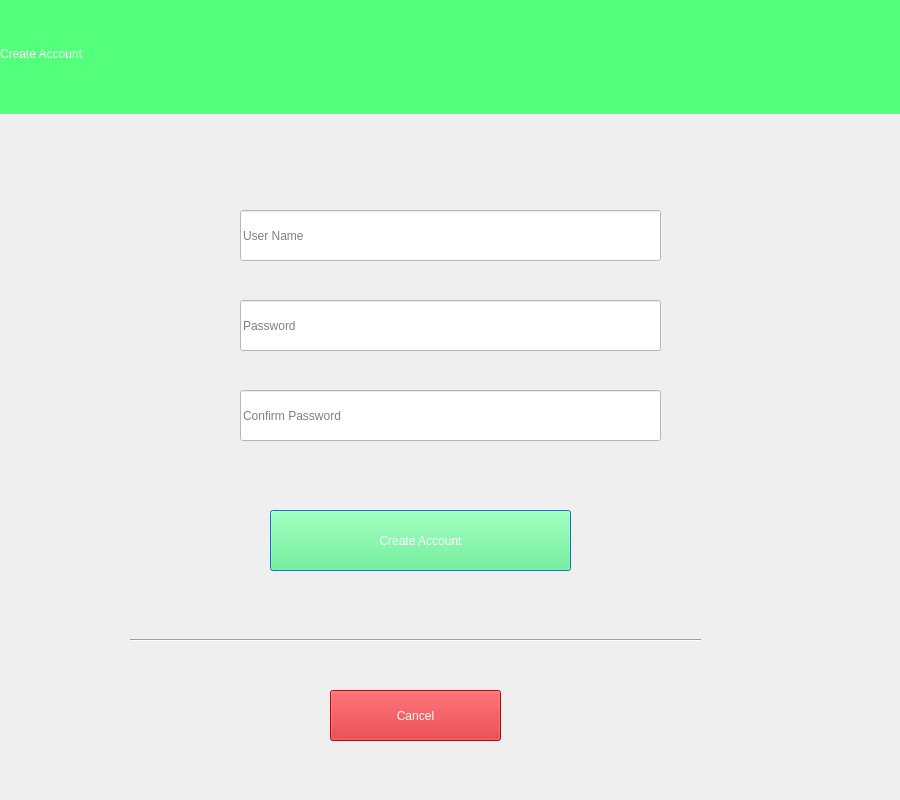
<?xml version="1.0" encoding="UTF-8"?>
<ui version="4.0">
 <class>ChatAccountCreate</class>
 <widget class="QDialog" name="ChatAccountCreate">
  <property name="geometry">
   <rect>
    <x>0</x>
    <y>0</y>
    <width>900</width>
    <height>800</height>
   </rect>
  </property>
  <property name="windowTitle">
   <string>Account Create</string>
  </property>
  <widget class="QLineEdit" name="lineEdit_UserCreate">
   <property name="geometry">
    <rect>
     <x>240</x>
     <y>210</y>
     <width>421</width>
     <height>51</height>
    </rect>
   </property>
   <property name="styleSheet">
    <string notr="true">background-color: rgb(255, 255, 255);</string>
   </property>
   <property name="placeholderText">
    <string>User Name</string>
   </property>
  </widget>
  <widget class="QLineEdit" name="lineEdit_UserPassCreate">
   <property name="geometry">
    <rect>
     <x>240</x>
     <y>300</y>
     <width>421</width>
     <height>51</height>
    </rect>
   </property>
   <property name="styleSheet">
    <string notr="true">background-color: rgb(255, 255, 255);</string>
   </property>
   <property name="placeholderText">
    <string>Password</string>
   </property>
  </widget>
  <widget class="QLineEdit" name="lineEdit_ConfirmPass">
   <property name="geometry">
    <rect>
     <x>240</x>
     <y>390</y>
     <width>421</width>
     <height>51</height>
    </rect>
   </property>
   <property name="styleSheet">
    <string notr="true">background-color: rgb(255, 255, 255);</string>
   </property>
   <property name="placeholderText">
    <string>Confirm Password</string>
   </property>
  </widget>
  <widget class="Line" name="line">
   <property name="geometry">
    <rect>
     <x>130</x>
     <y>630</y>
     <width>571</width>
     <height>20</height>
    </rect>
   </property>
   <property name="orientation">
    <enum>Qt::Horizontal</enum>
   </property>
  </widget>
  <widget class="QPushButton" name="pushButton_CreateAcc">
   <property name="geometry">
    <rect>
     <x>270</x>
     <y>510</y>
     <width>301</width>
     <height>61</height>
    </rect>
   </property>
   <property name="cursor">
    <cursorShape>PointingHandCursor</cursorShape>
   </property>
   <property name="autoFillBackground">
    <bool>true</bool>
   </property>
   <property name="styleSheet">
    <string notr="true">background-color: rgb(84, 255, 124);
color: rgb(255, 255, 255);</string>
   </property>
   <property name="text">
    <string>Create Account</string>
   </property>
  </widget>
  <widget class="QPushButton" name="pushButton_Cancel">
   <property name="geometry">
    <rect>
     <x>330</x>
     <y>690</y>
     <width>171</width>
     <height>51</height>
    </rect>
   </property>
   <property name="cursor">
    <cursorShape>PointingHandCursor</cursorShape>
   </property>
   <property name="autoFillBackground">
    <bool>true</bool>
   </property>
   <property name="styleSheet">
    <string notr="true">background-color: rgb(209, 29, 33);
color: rgb(255, 255, 255);</string>
   </property>
   <property name="text">
    <string>Cancel</string>
   </property>
  </widget>
  <widget class="QLabel" name="label">
   <property name="geometry">
    <rect>
     <x>0</x>
     <y>-7</y>
     <width>901</width>
     <height>121</height>
    </rect>
   </property>
   <property name="styleSheet">
    <string notr="true">background-color: rgb(84, 255, 124);
font: 25 italic 50pt &quot;Ubuntu&quot;;
color: rgb(255, 255, 255);</string>
   </property>
   <property name="text">
    <string>Create Account</string>
   </property>
  </widget>
 </widget>
 <resources/>
 <connections/>
</ui>
